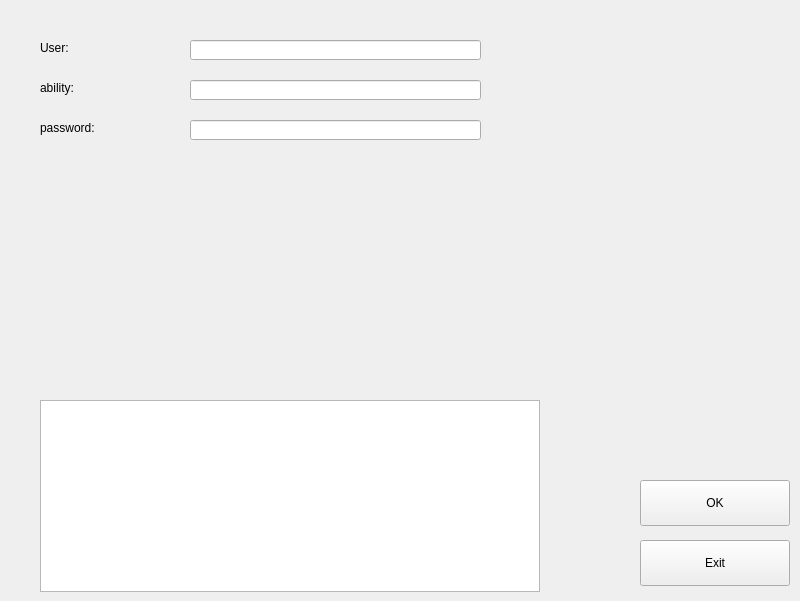
<?xml version="1.0" encoding="UTF-8"?>
<ui version="4.0">
 <class>modify_L</class>
 <widget class="QWidget" name="modify_L">
  <property name="geometry">
   <rect>
    <x>0</x>
    <y>0</y>
    <width>800</width>
    <height>601</height>
   </rect>
  </property>
  <property name="windowTitle">
   <string>Form</string>
  </property>
  <widget class="QLabel" name="user">
   <property name="geometry">
    <rect>
     <x>40</x>
     <y>40</y>
     <width>111</width>
     <height>16</height>
    </rect>
   </property>
   <property name="text">
    <string>User:</string>
   </property>
  </widget>
  <widget class="QPushButton" name="OK">
   <property name="geometry">
    <rect>
     <x>640</x>
     <y>480</y>
     <width>150</width>
     <height>46</height>
    </rect>
   </property>
   <property name="text">
    <string>OK</string>
   </property>
  </widget>
  <widget class="QPushButton" name="Exit">
   <property name="geometry">
    <rect>
     <x>640</x>
     <y>540</y>
     <width>150</width>
     <height>46</height>
    </rect>
   </property>
   <property name="text">
    <string>Exit</string>
   </property>
  </widget>
  <widget class="QTextBrowser" name="textBrowser">
   <property name="geometry">
    <rect>
     <x>40</x>
     <y>400</y>
     <width>500</width>
     <height>192</height>
    </rect>
   </property>
  </widget>
  <widget class="QLineEdit" name="user_input">
   <property name="geometry">
    <rect>
     <x>190</x>
     <y>40</y>
     <width>291</width>
     <height>20</height>
    </rect>
   </property>
  </widget>
  <widget class="QLineEdit" name="ability_input">
   <property name="geometry">
    <rect>
     <x>190</x>
     <y>80</y>
     <width>291</width>
     <height>20</height>
    </rect>
   </property>
   <property name="text">
    <string/>
   </property>
  </widget>
  <widget class="QLabel" name="ability">
   <property name="geometry">
    <rect>
     <x>40</x>
     <y>80</y>
     <width>111</width>
     <height>16</height>
    </rect>
   </property>
   <property name="text">
    <string>ability:</string>
   </property>
  </widget>
  <widget class="QLineEdit" name="password_input">
   <property name="geometry">
    <rect>
     <x>190</x>
     <y>120</y>
     <width>291</width>
     <height>20</height>
    </rect>
   </property>
   <property name="text">
    <string/>
   </property>
  </widget>
  <widget class="QLabel" name="password">
   <property name="geometry">
    <rect>
     <x>40</x>
     <y>120</y>
     <width>111</width>
     <height>16</height>
    </rect>
   </property>
   <property name="text">
    <string>password:</string>
   </property>
  </widget>
 </widget>
 <resources/>
 <connections/>
</ui>
